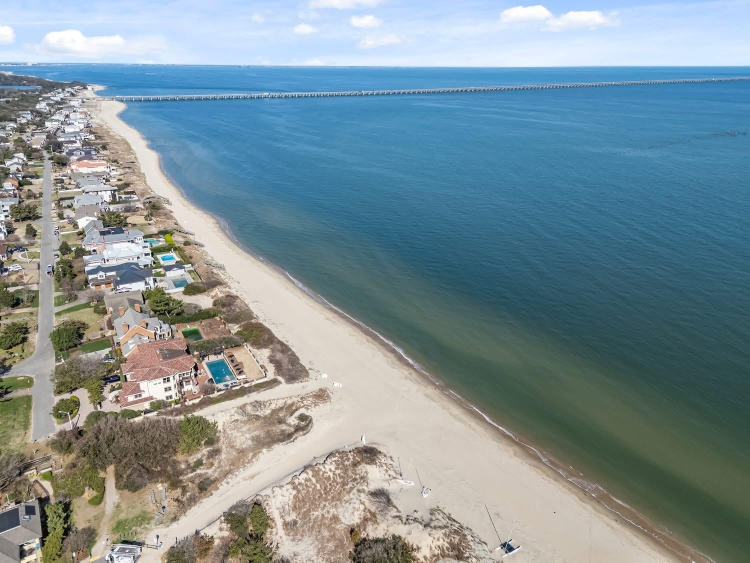
#> input picture src/assets/hero-bay-aerial.jpg, 1500 x 1125 px (shown at 1/2 size)
$ python make_og.py
#> lines starting #> are read from the running program, lines starting #| are printed output that depends on the picture
#!/usr/bin/env python3
"""Generate a 1200x630 Open Graph social share card from the hero image."""
from PIL import Image, ImageDraw, ImageFont, ImageEnhance
import os

SRC = "src/assets/hero-bay-aerial.jpg"
OUT = "public/og-image.jpg"
W, H = 1200, 630

# Load + cover-crop hero to 1200x630
img = Image.open(SRC).convert("RGB")
#> img is the input picture: PIL image 1500x1125 RGB; mean R, G, B 125.8, 145, 151.3
sw, sh = img.size
scale = max(W / sw, H / sh)
img = img.resize((int(sw * scale), int(sh * scale)), Image.LANCZOS)
#> img: PIL image 1200x900 RGB
nw, nh = img.size
img = img.crop(((nw - W) // 2, (nh - H) // 2, (nw - W) // 2 + W, (nh - H) // 2 + H))
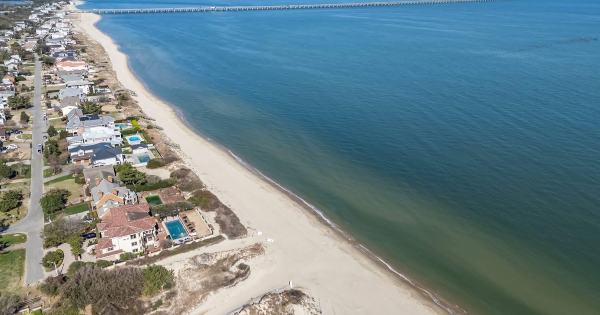
#> img: PIL image 1200x630 RGB (shown at 1/2 size); mean R, G, B 107.4, 130.1, 136.4

# Darken bottom for text legibility (gradient overlay)
overlay = Image.new("L", (W, H), 0)
#> overlay: PIL image 1200x630 L; every value is 0
od = ImageDraw.Draw(overlay)
for y in range(H):
    # stronger toward bottom
    a = int(235 * (max(0, (y - H * 0.30)) / (H * 0.70)) ** 1.3)
    od.line([(0, y), (W, y)], fill=min(a, 225))
dark = Image.new("RGB", (W, H), (6, 32, 51))
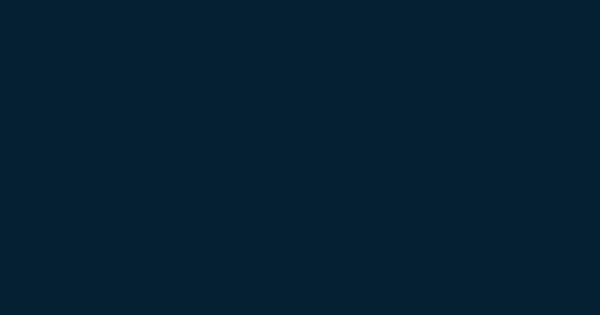
#> dark: PIL image 1200x630 RGB (shown at 1/2 size); mean R, G, B 6, 32, 51
img = Image.composite(dark, img, overlay)
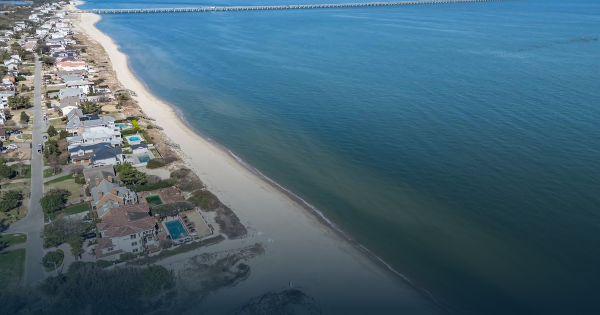
#> img: PIL image 1200x630 RGB (shown at 1/2 size); mean R, G, B 73.4, 102.7, 117.6

draw = ImageDraw.Draw(img)


def load_font(names, size):
#> called with size = 108
    for n in names:
        try:
            return ImageFont.truetype(n, size)
        except Exception:
            continue
    return ImageFont.load_default()


# macOS font paths
cond_bold = load_font([
    "/System/Library/Fonts/Supplemental/Futura.ttc",
    "/System/Library/Fonts/HelveticaNeue.ttc",
    "/System/Library/Fonts/Helvetica.ttc",
    "/Library/Fonts/Arial Bold.ttf",
], 108)
sub_font = load_font([
    "/System/Library/Fonts/HelveticaNeue.ttc",
    "/System/Library/Fonts/Helvetica.ttc",
    "/Library/Fonts/Arial.ttf",
], 40)
kick_font = load_font([
    "/System/Library/Fonts/HelveticaNeue.ttc",
    "/System/Library/Fonts/Helvetica.ttc",
    "/Library/Fonts/Arial Bold.ttf",
], 34)

PADX = 70
TEAL = (79, 200, 200)
ACCENT = (255, 179, 71)
WHITE = (255, 255, 255)
LIGHT = (220, 234, 243)


def draw_tracked(d, xy, text, font, fill, tracking=0, shadow=None):
#> called with xy = (70, 300), text = "CHIC'S BEACH", fill = (120, 226, 224), tracking = 6, shadow = (4, 18, 30)
    x, y = xy
    for ch in text:
        if shadow:
            d.text((x + 2, y + 2), ch, font=font, fill=shadow)
        d.text((x, y), ch, font=font, fill=fill)
        w = d.textlength(ch, font=font)
        x += w + tracking


SHADOW = (4, 18, 30)

# Kicker (brighter + shadow for contrast over the beach)
draw_tracked(draw, (PADX, 300), "CHIC'S BEACH", kick_font, (120, 226, 224),
             tracking=6, shadow=SHADOW)

# Title
def title_ch(x, txt, fill):
    draw.text((x + 3, 343), txt, font=cond_bold, fill=SHADOW)
    draw.text((x, 340), txt, font=cond_bold, fill=fill)

title_ch(PADX, "Bridge", WHITE)
bw = draw.textlength("Bridge ", font=cond_bold)
#> bw = 386.4
title_ch(PADX + bw, "to", ACCENT)
tw = draw.textlength("to ", font=cond_bold)
#> tw = 142.8
title_ch(PADX + bw + tw, "Bridge", WHITE)

# Subline
draw_tracked(draw, (PADX, 470),
             "2-MILE OPEN WATER SWIM  \u00b7  CHESAPEAKE BAY, VA",
             sub_font, LIGHT, tracking=1, shadow=SHADOW)

# Date pill
date_txt = "SATURDAY, SEPTEMBER 19, 2026"
dw = sum(draw.textlength(c, font=kick_font) + 3 for c in date_txt)
#> dw = 655.7
pill_x, pill_y = PADX, 540
draw.rounded_rectangle([pill_x, pill_y, pill_x + dw + 44, pill_y + 56], radius=28,
                       fill=(255, 122, 60))
draw_tracked(draw, (pill_x + 22, pill_y + 11), date_txt, kick_font, (10, 31, 51), tracking=3)

os.makedirs("public", exist_ok=True)
img.save(OUT, "JPEG", quality=88)
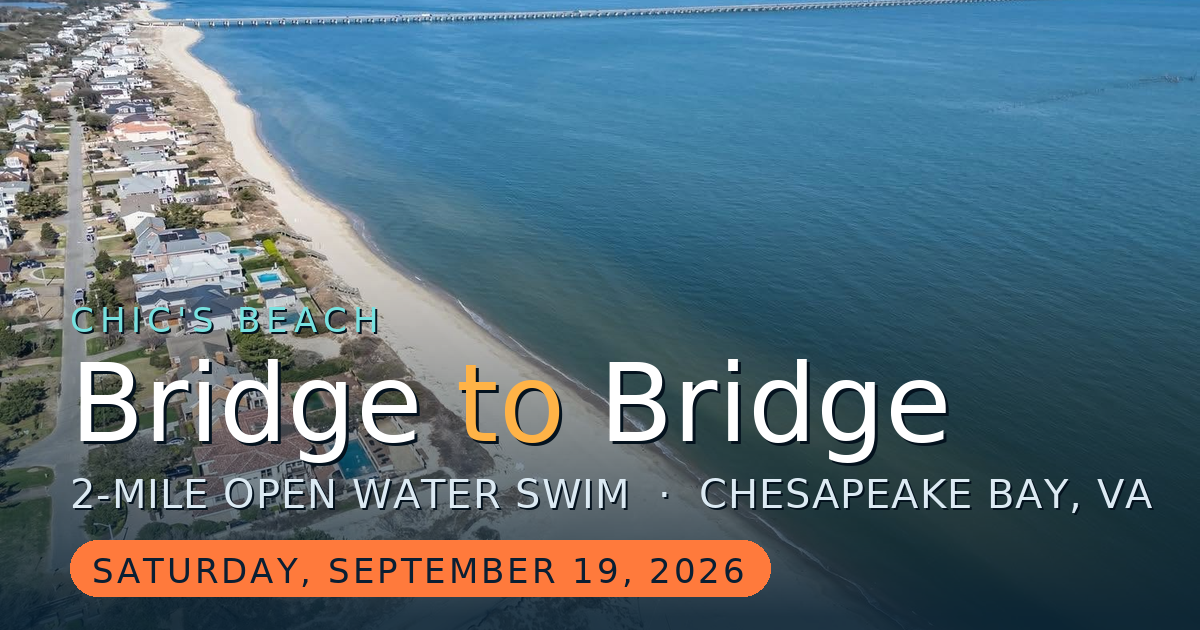
#> saved as og-image.jpg: PIL image 1200x630 RGB; mean R, G, B 88.4, 110.5, 122
print("Saved", OUT, img.size)
#| Saved public/og-image.jpg (1200, 630)

$ run again, with src/assets/beach-cbbt-span.jpg copied over src/assets/hero-bay-aerial.jpg
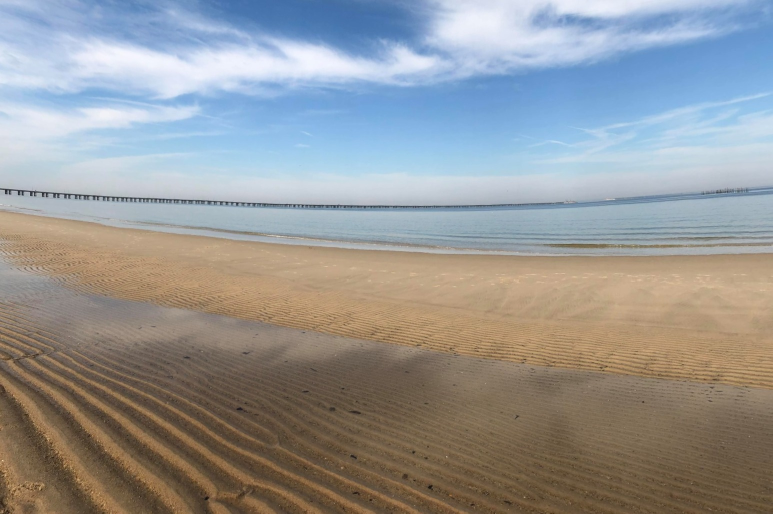
#> input picture src/assets/beach-cbbt-span.jpg, 1545 x 1027 px (shown at 1/2 size)
#> img is the input picture: PIL image 1545x1027 RGB; mean R, G, B 149.2, 149.8, 149.7
#> overlay: PIL image 1200x630 L; every value is 0
#> `img = Image.composite(dark, img, overlay)`:
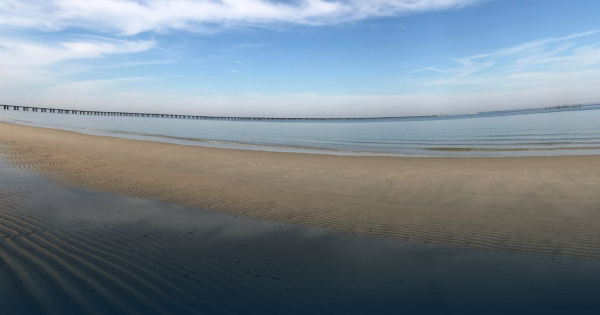
#> img: PIL image 1200x630 RGB (shown at 1/2 size); mean R, G, B 119, 131.9, 141.5
#> bw = 386.4
#> tw = 142.8
#> dw = 655.7
#> `img.save(OUT, "JPEG", quality=88)`:
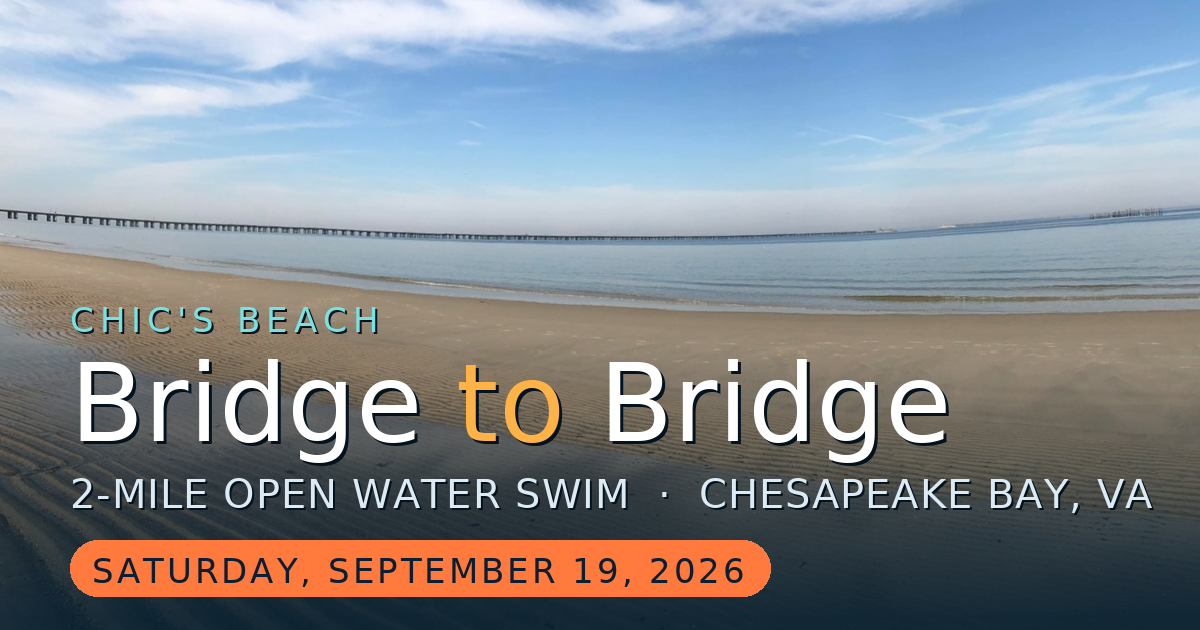
#> saved as og-image.jpg: PIL image 1200x630 RGB; mean R, G, B 133.8, 140.4, 147.1
#| Saved public/og-image.jpg (1200, 630)

$ run again, with src/assets/beach-startline.jpg copied over src/assets/hero-bay-aerial.jpg
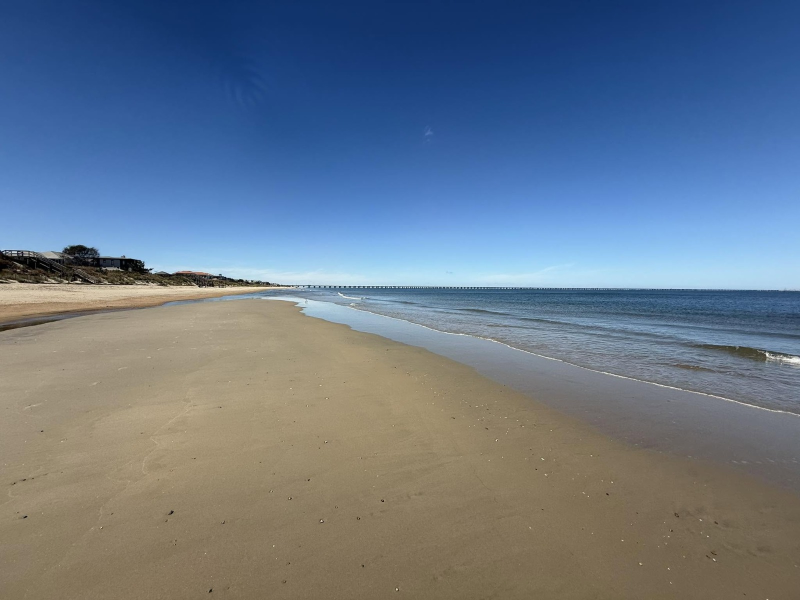
#> input picture src/assets/beach-startline.jpg, 1600 x 1200 px (shown at 1/2 size)
#> img is the input picture: PIL image 1600x1200 RGB; mean R, G, B 104.4, 119.6, 137.5
#> overlay: PIL image 1200x630 L; every value is 0
#> `img = Image.composite(dark, img, overlay)`:
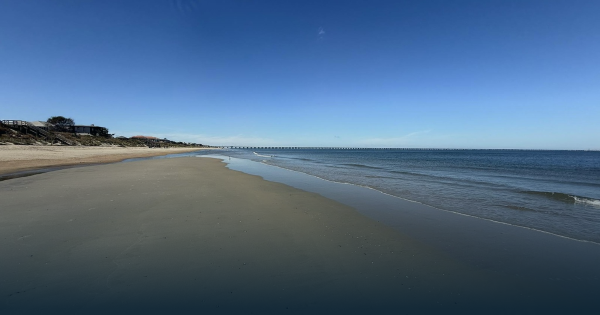
#> img: PIL image 1200x630 RGB (shown at 1/2 size); mean R, G, B 78.9, 105.5, 133.8
#> bw = 386.4
#> tw = 142.8
#> dw = 655.7
#> `img.save(OUT, "JPEG", quality=88)`:
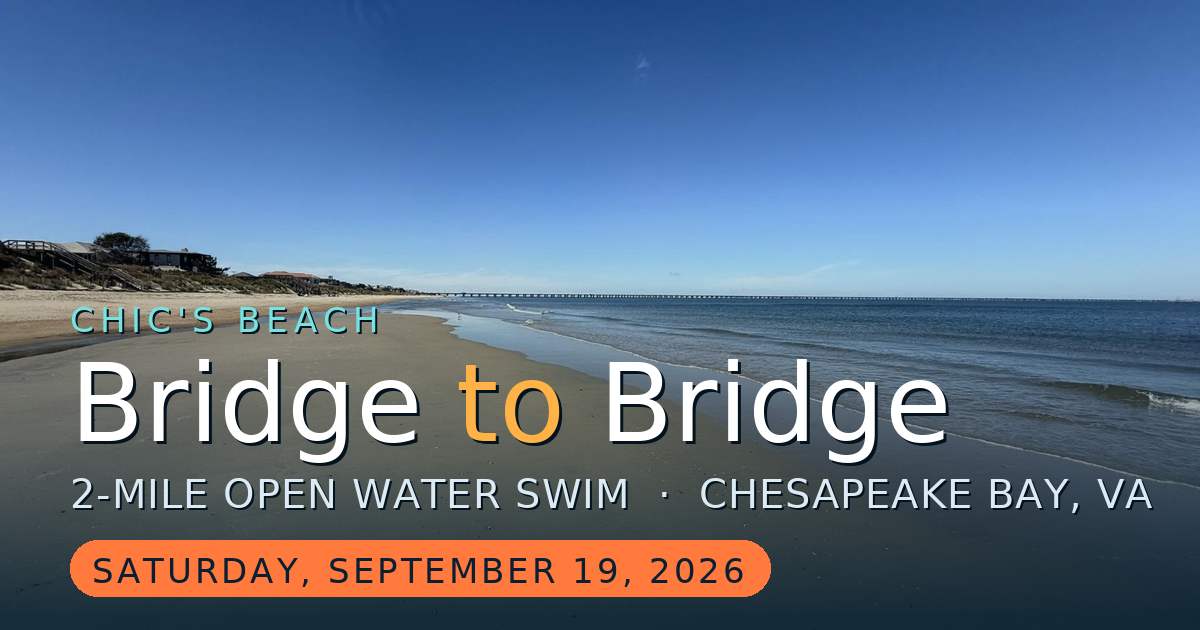
#> saved as og-image.jpg: PIL image 1200x630 RGB; mean R, G, B 93.4, 113.2, 138.3
#| Saved public/og-image.jpg (1200, 630)
